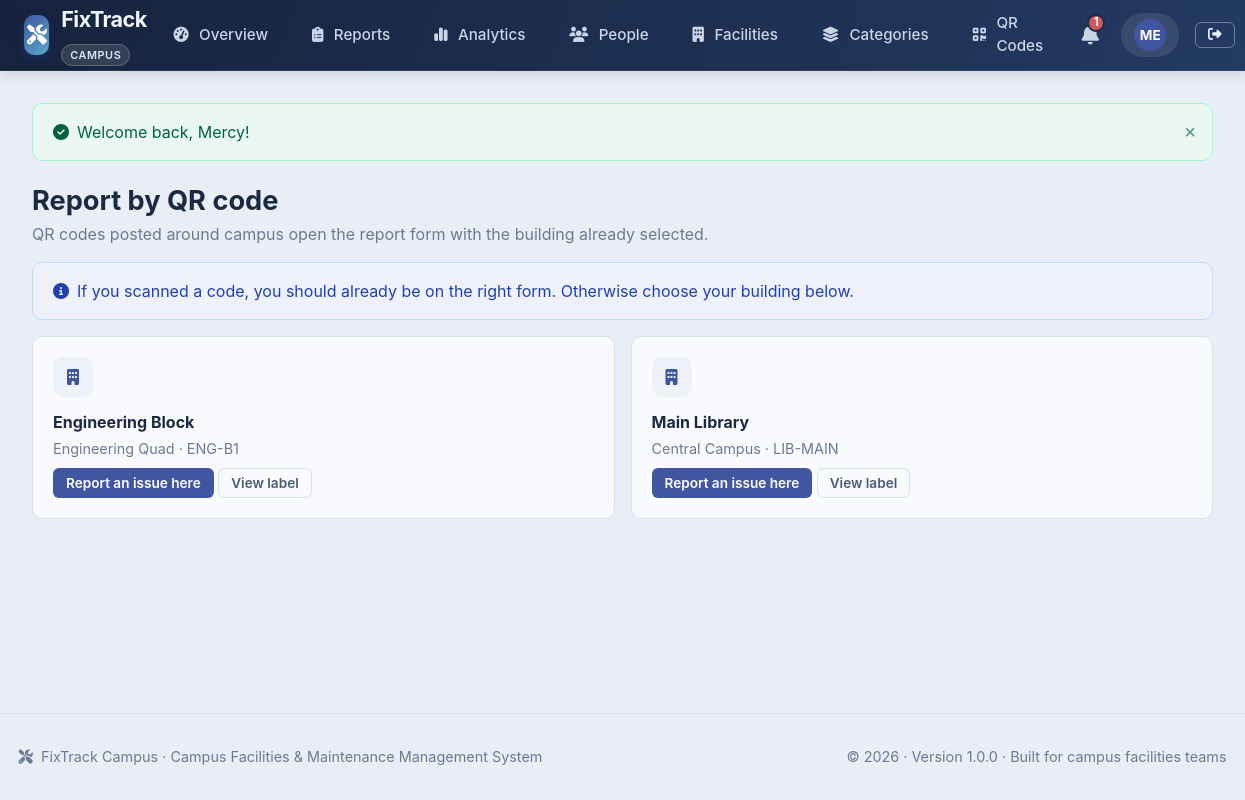
The page /qr/report.php (signed in) on the database its author committed.
### tables this page shows
CREATE TABLE facilities (
    id INT AUTO_INCREMENT PRIMARY KEY,
    name VARCHAR(150) NOT NULL,
    building_code VARCHAR(30) NOT NULL UNIQUE,
    campus_zone VARCHAR(100) NOT NULL,
    description TEXT NULL,
    total_floors INT DEFAULT 1,
    is_active TINYINT(1) NOT NULL DEFAULT 1,
    created_at DATETIME NOT NULL DEFAULT CURRENT_TIMESTAMP
);

### qr/report.php (the view, shortened to what this page needs)
<?php
require_once __DIR__ . '/../includes/functions.php';
$pdo = get_db();
$facilities = get_facilities($pdo);
include __DIR__ . '/../includes/header.php';
?>
<div class="mb-4"><h1 style="font-size:1.7rem">Report by QR code</h1><p class="text-muted">QR codes posted around campus open the report form with the building already selected.</p></div>
<div class="alert alert-info mb-4"><i class="fas fa-circle-info mr-2"></i>If you scanned a code, you should already be on the right form. Otherwise choose your building below.</div>
<div class="feature-grid">
    <?php foreach ($facilities as $f): ?>
        <div class="feature-card">
            <div class="feature-icon"><i class="fas fa-building"></i></div>
            <h3><?= e($f['name']) ?></h3>
            <p><?= e($f['campus_zone']) ?> &middot; <?= e($f['building_code']) ?></p>
            <a class="btn btn-primary btn-sm mt-2" href="<?= e(url('guest-report.php?facility=' . (int)$f['id'])) ?>">Report an issue here</a>
            <a class="btn btn-outline btn-sm mt-2" href="<?= e(url('qr/facility.php?id=' . (int)$f['id'])) ?>">View label</a>
        </div>
    <?php endforeach; ?>
</div>
<?php include __DIR__ . '/../includes/footer.php'; ?>

### assets/css/style.css (style rules this page uses)
:root { --primary: #4056a1; --primary-hover: #34478a; --primary-light: #eef1fa; --secondary: #52627a; --secondary-light: #edf1f7; --accent: #5aa9c9; --success: #2f9e78; --success-light: #eaf7f1; --warning: #cf9124; --warning-light: #fdf6e8; --danger: #d05a5a; --danger-light: #fbeeee; --indigo: #5a6bc4; --indigo-light: #eef0fb; --teal: #2a9d90; --teal-light: #eaf7f5; --bg-page: #e9eef6; --bg-card: #f8fafd; --border-color: #d9e1ed; --border-hover: #b8c6d9; --text-primary: #1c2942; --text-secondary: #4b5b74; --text-muted: #6b7a92; --text-light: #ffffff; --radius-sm: 6px; --radius-md: 10px; --radius-lg: 16px; --radius-full: 9999px; --shadow-sm: 0 1px 2px 0 rgba(0, 0, 0, 0.05); --shadow-md: 0 4px 6px -1px rgba(0, 0, 0, 0.1), 0 2px 4px -1px rgba(0, 0, 0, 0.06); --shadow-lg: 0 10px 15px -3px rgba(0, 0, 0, 0.1), 0 4px 6px -2px rgba(0, 0, 0, 0.05); --shadow-xl: 0 20px 25px -5px rgba(0, 0, 0, 0.1), 0 10px 10px -5px rgba(0, 0, 0, 0.04); --transition: all 0.2s ease-in-out; --font-family: -apple-system, BlinkMacSystemFont, "Segoe UI", Roboto, Helvetica, Arial, sans-serif; }
* { box-sizing: border-box; margin: 0; padding: 0; }
body { font-family: var(--font-family); background-color: var(--bg-page); color: var(--text-primary); line-height: 1.5; min-height: 100vh; display: flex; flex-direction: column; }
.btn { display: inline-flex; align-items: center; justify-content: center; gap: 0.5rem; padding: 0.625rem 1.25rem; font-size: 0.95rem; font-weight: 600; border-radius: var(--radius-md); border: 1px solid transparent; cursor: pointer; text-decoration: none; transition: var(--transition); line-height: 1.25; }
.btn-primary { background-color: var(--primary); color: white; }
.btn-outline { background: transparent; border-color: var(--border-color); color: var(--text-secondary); }
.btn-sm { padding: 0.35rem 0.75rem; font-size: 0.85rem; border-radius: var(--radius-sm); }
.alert { padding: 1rem 1.25rem; border-radius: var(--radius-md); margin-bottom: 1.25rem; display: flex; align-items: center; position: relative; border: 1px solid transparent; }
.alert-info { background-color: var(--primary-light); color: #1e40af; border-color: #bfdbfe; }
.text-muted { color: var(--text-muted) !important; }
.mr-2 { margin-right: 0.5rem !important; }
.mt-2 { margin-top: 0.5rem !important; }
.mb-4 { margin-bottom: 1rem !important; }

### assets/css/pages.css (style rules this page uses)
.feature-grid { display: grid; grid-template-columns: repeat(auto-fit, minmax(230px, 1fr)); gap: 1rem; }
.feature-card { background: #fff; border: 1px solid var(--border-color); border-radius: var(--radius-md); padding: 1.25rem; }
.feature-icon { width: 40px; height: 40px; border-radius: 10px; display: grid; place-items: center; background: var(--primary-light); color: var(--primary); margin-bottom: .8rem; }
.feature-card h3 { font-size: 1rem; margin-bottom: .3rem; }
.feature-card p { color: var(--text-muted); font-size: .9rem; }
.card, .stat-card, .feature-card, .qr-card, .description-box, .form-control, .table, .dropzone-box, .pagination a, .pagination span, .demo-credentials code { background: var(--bg-card); }

### rows shown on the page
facilities: name "Engineering Block", campus_zone "Engineering Quad", building_code "ENG-B1"
facilities: name "Main Library", campus_zone "Central Campus", building_code "LIB-MAIN"

### other values the page prints
$link[0] "Overview"
$link[0] "Reports"
$link[0] "Analytics"
$link[0] "People"
$link[0] "Facilities"
$link[0] "Categories"
$link[0] "QR Codes"
$unread "1"
mb_substr($user['name'], 0, 2) "ME"
$msg "Welcome back, Mercy!"
APP_NAME "FixTrack Campus"
APP_TAGLINE "Campus Facilities & Maintenance Management System"
APP_VERSION "1.0.0"
